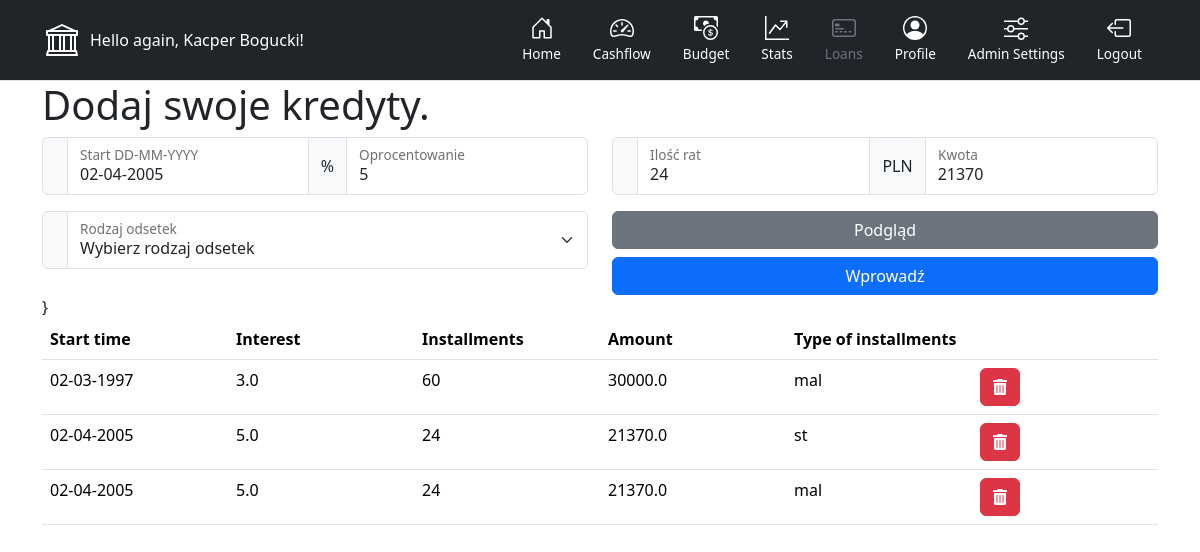
The page /loans (signed in) on the database its author committed.
### main.py (models this page shows)
class User(UserMixin, db.Model):
    __tablename__ = "users"
    id = db.Column(db.Integer, primary_key=True)
    email = db.Column(db.String(100), unique=True)
    password = db.Column(db.String(100))
    name = db.Column(db.String(1000))
    current_period = db.Column(db.Integer, default=4)

class Loans(db.Model):
    __tablename__ = 'loans'
    loan_id = db.Column(db.Integer, primary_key=True)
    user_id = db.Column(db.Integer)
    start_date = db.Column(db.String(12))
    interest = db.Column(db.Float)
    amount_of_installments = db.Column(db.Integer)
    loan_value = db.Column(db.Float)
    type = db.Column(db.String(5))

### main.py (the view, shortened to what this page needs)
@app.route('/loans', methods=['GET', 'POST'])
def loans():
    result = db.session.execute(
        db.select(Loans).where(Loans.user_id == current_user.id))
    data = result.fetchall()
    return render_template('loans.html', user=current_user, current_page='loans.html', data=data)

### main.py (called while the page is built)
@login_manager.user_loader
def load_user(user_id):
    return db.get_or_404(User, user_id)

### templates/loans.html (shortened to what this page needs)
{% include "header.html" %}
<div class="container">
  <h1>Dodaj swoje kredyty.</h1>
  <div class="row">
    <div class="col-md-6">
      <div class="input-group mb-3">
        <span class="input-group-text"></span>
        <div class="form-floating">
          <input
            type="text"
            class="form-control"
            id="floatingInputGroup4"
            placeholder="Start DD-MM-YYYY"
            value="02-04-2005"
          />
          <label for="floatingInputGroup4">Start DD-MM-YYYY</label>
        </div>
        <span class="input-group-text">%</span>
        <div class="form-floating">
          <input
            type="text"
            class="form-control"
            id="floatingInputGroup3"
            placeholder="Oprocentowanie"
            value="5"
          />
          <label for="floatingInputGroup3">Oprocentowanie</label>
        </div>
      </div>
    </div>
    <div class="col-md-6">
      <div class="input-group mb-3">
        <span class="input-group-text"></span>
        <div class="form-floating">
          <input
            type="text"
            class="form-control"
            id="floatingInputGroup2"
            placeholder="Ilość rat"
            value="24"
          />
          <label for="floatingInputGroup2">Ilość rat</label>
        </div>
        <span class="input-group-text">PLN</span>
        <div class="form-floating">
          <input
            type="text"
            class="form-control"
            id="floatingInputGroup1"
            placeholder="Kwota"
            value="21370"
          />
          <label for="floatingInputGroup1">Kwota</label>
        </div>
      </div>
    </div>
  </div>
  <div class="row">
    <div class="col-md-6">
      <div class="input-group mb-3">
        <span class="input-group-text"></span>
        <div class="form-floating">
          <select class="form-select" id="floatingInputGroup5">
            <option selected disabled>Wybierz rodzaj odsetek</option>
          </select>
          <label for="floatingInputGroup5">Rodzaj odsetek</label>
        </div>
      </div>
    </div>
    <div class="col-md-6">
      <div class="d-grid gap-2">
        <button type="button" class="btn btn-secondary">Podgląd</button>
        <button type="button" id="insercik" class="btn btn-primary">
          Wprowadź
        </button>
      </div>
    </div>
  </div>
  <div id="table" class="table-editable">
    <table id="loansTable" class="table" style="table-layout: fixed">
      <thead>
        <tr>
          <th>Start time</th>
          <th>Interest</th>
          <th>Installments</th>
          <th>Amount</th>
          <th>Type of installments</th>
          <th></th>
        </tr>
      </thead>
      <tbody>
        {% for value in data %}
        <tr>
    <td id="1" contenteditable="false">{{value[0].start_date}}</td>
    <td id="2" contenteditable="false">{{value[0].interest}}</td>
    <td id="3" contenteditable="false">{{value[0].amount_of_installments}}</td>
    <td id="4" contenteditable="false">{{value[0].loan_value}}</td>
    <td id="5" contenteditable="false">{{value[0].type}}</td>
    <td>
        <button class="table-remove btn btn-danger" aria-label="Remove Row" data-id="{{value[0].loan_id}}">
            <i class="fas fa-trash-alt"></i>
        </button>
    </td>
</tr>
        {% endfor %}}
      </tbody>
    </table>
  </div>
  {% include "footer.html" %}

### templates/header.html (shortened to what this page needs)
<!doctype html>
<html lang="en" data-bs-theme="auto">
  <head>
  <link href="https://cdnjs.cloudflare.com/ajax/libs/font-awesome/5.15.4/css/all.min.css" rel="stylesheet">
    <link href="../static/css/bootstrap.min.css" rel="stylesheet">
    <link href="../static/css/headers.css" rel="stylesheet" >
  </head>
  <body>
<main>
  <header>
    <div class="px-3 py-2 text-bg-dark border-bottom">
      <div class="container">
        <div class="d-flex flex-wrap align-items-center justify-content-center justify-content-lg-start">
          <a href="/" class="d-flex align-items-center my-2 my-lg-0 me-lg-auto text-white text-decoration-none">
            <svg class="bi me-2" width="40" height="32" role="img" aria-label="Bootstrap"><use xlink:href="#bank"/></svg>
            {% if user.is_authenticated: %}
            Hello again, {{user.name}}!
            {% else %}
            Not logged in
            {% endif %}
          </a>
          <ul class="nav col-12 col-lg-auto my-2 justify-content-center my-md-0 text-small">
            <li>
              {% if current_page == 'index.html' %}
              <a href="{{ url_for('main')}}" class="nav-link text-secondary">
                {% else %}
                <a href="{{ url_for('main')}}" class="nav-link text-white">
                {% endif %}
                <svg class="bi d-block mx-auto mb-1" width="24" height="24"><use xlink:href="#home"/></svg>
                Home
              </a>
            </li>
            {% if user.is_authenticated: %}
            <li>
              {% if current_page == 'cashflow.html' %}
                <a href="{{ url_for('cashflow')}}" class="nav-link text-secondary">
                {% else %}
                <a href="{{ url_for('cashflow')}}" class="nav-link text-white">
                  {% endif %}
                <svg class="bi d-block mx-auto mb-1" width="24" height="24"><use xlink:href="#speedometer2"/></svg>
                Cashflow
              </a>
            </li>
            <li>
              {% if current_page == 'budget.html' %}
              <a href="{{ url_for('budget')}}" class="nav-link text-secondary">
                {% else %}
                <a href="{{ url_for('budget')}}" class="nav-link text-white">
                  {% endif %}
                <svg class="bi d-block mx-auto mb-1" width="24" height="24"><use xlink:href="#cash-coin"/></svg>
                Budget
              </a>
            </li>
            <li>
              {% if current_page == 'stats.html' %}
              <a href="{{ url_for('stats')}}" class="nav-link text-secondary">
                {% else %}
                <a href="{{ url_for('stats')}}" class="nav-link text-white">
                  {% endif %}
                <svg class="bi d-block mx-auto mb-1" width="24" height="24"><use xlink:href="#graph"/></svg>
                Stats
              </a>
            </li>
            <li>
              {% if current_page == 'loans.html' %}
              <a href="{{ url_for('loans')}}" class="nav-link text-secondary">
                {% else %}
                <a href="{{ url_for('loans')}}" class="nav-link text-white">
                  {% endif %}
                <svg class="bi d-block mx-auto mb-1" width="24" height="24"><use xlink:href="#credit"/></svg>
                Loans
              </a>
            </li>
            <li>
              {% if current_page == 'profile.html' %}
                <a href="{{ url_for('profile')}}" class="nav-link text-secondary">
                {% else %}
                <a href="{{ url_for('profile')}}" class="nav-link text-white">
                  {% endif %}
                <svg class="bi d-block mx-auto mb-1" width="24" height="24"><use xlink:href="#people-circle"/></svg>
                Profile
              </a>
            </li>
            {% endif %}
            {% if user.id==1: %}
            <li>
              <a href="{{ url_for('admin_settings')}}" class="nav-link text-white">
                <svg class="bi d-block mx-auto mb-1" width="24" height="24"><use xlink:href="#sliders"/></svg>
                Admin Settings
              </a>
            </li>
            {% endif %}
            {% if user.is_authenticated: %}
            <li>
              <a href="{{ url_for('logout')}}" class="nav-link text-white">
                <svg class="bi d-block mx-auto mb-1" width="24" height="24"><use xlink:href="#box-arrow-left"/></svg>
                Logout
              </a>
            </li>
            {% endif %}
          </ul>
        </div>
      </div>
    </div>
  </header>
</main>

### templates/footer.html
    </body>
</html>

### static/css/headers.css (style rules this page uses)
.text-small { font-size: 85%; }
.bi { vertical-align: -.125em; fill: currentColor; }

### rows shown on the page
User: name "Kacper Bogucki"
Loans: start_date "02-03-1997", interest "3.0", amount_of_installments "60", loan_value "30000.0", type "mal"
Loans: start_date "02-04-2005", interest "5.0", amount_of_installments "24", loan_value "21370.0", type "st"
Loans: start_date "02-04-2005", interest "5.0", amount_of_installments "24", loan_value "21370.0", type "mal"
